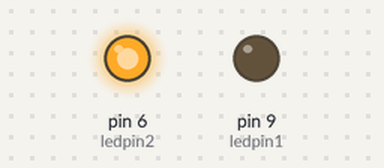
The sketch below on a simulated Arduino Uno, built with avr-gcc and run on an emulated ATmega328P. Parts: output pins drawn as LEDs (lit = HIGH).

Above: at 0.05 s.
At 1.65 s:
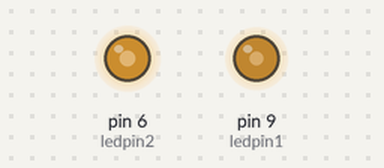
At 3.3 s:
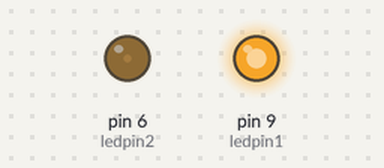
At 6.55 s:
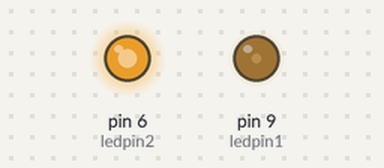
Timing chart, 0 to 9.5 s (numbered marks = the images above):
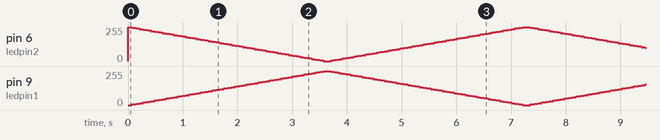

The sketch:

exp6.ino
```cpp
int ledpin1 = 9;
int ledpin2 = 6;
void setup(){
}

void loop()
{
int fadevalue1 =0;
int fadevalue2 =255;

 while(fadevalue1 <=255&& fadevalue2>=0)
 {
  analogWrite(ledpin1,fadevalue1);
  analogWrite(ledpin2,fadevalue2);
  fadevalue1 +=5;
  fadevalue2 -=5;
  delay(70);
 }

  fadevalue1 =255;
  fadevalue2 =0;
  while(fadevalue1>=0 && fadevalue2<=255)
  {
  analogWrite(ledpin1,fadevalue1);
  analogWrite(ledpin2,fadevalue2);
  fadevalue1 -=5;
  fadevalue2 +=5;
  delay(70);
  }
}
```
